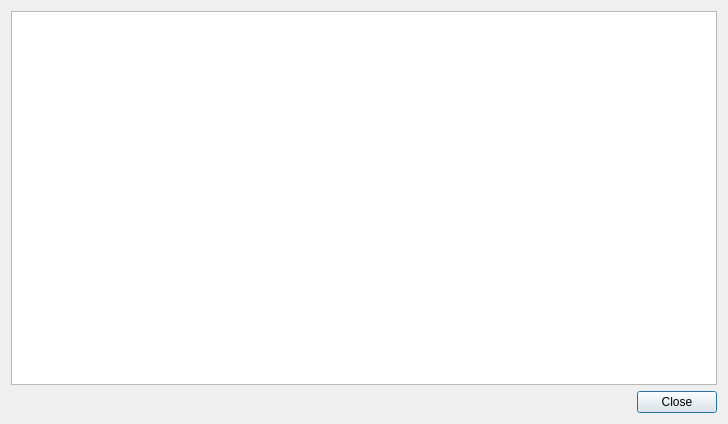
<?xml version="1.0" encoding="UTF-8"?>
<ui version="4.0">
 <class>DlgFileHandler</class>
 <widget class="QDialog" name="DlgFilehandler">
  <property name="geometry">
   <rect>
    <x>0</x>
    <y>0</y>
    <width>728</width>
    <height>424</height>
   </rect>
  </property>
  <property name="windowTitle">
   <string>Dialog</string>
  </property>
  <layout class="QVBoxLayout" name="verticalLayout">
   <item>
    <widget class="QListWidget" name="listWidget"/>
   </item>
   <item>
    <widget class="QDialogButtonBox" name="buttonBox">
     <property name="orientation">
      <enum>Qt::Horizontal</enum>
     </property>
     <property name="standardButtons">
      <set>QDialogButtonBox::Close</set>
     </property>
    </widget>
   </item>
  </layout>
 </widget>
 <resources/>
 <connections>
  <connection>
   <sender>buttonBox</sender>
   <signal>accepted()</signal>
   <receiver>DlgFilehandler</receiver>
   <slot>accept()</slot>
   <hints>
    <hint type="sourcelabel">
     <x>248</x>
     <y>254</y>
    </hint>
    <hint type="destinationlabel">
     <x>157</x>
     <y>274</y>
    </hint>
   </hints>
  </connection>
  <connection>
   <sender>buttonBox</sender>
   <signal>rejected()</signal>
   <receiver>DlgFilehandler</receiver>
   <slot>reject()</slot>
   <hints>
    <hint type="sourcelabel">
     <x>316</x>
     <y>260</y>
    </hint>
    <hint type="destinationlabel">
     <x>286</x>
     <y>274</y>
    </hint>
   </hints>
  </connection>
 </connections>
</ui>
